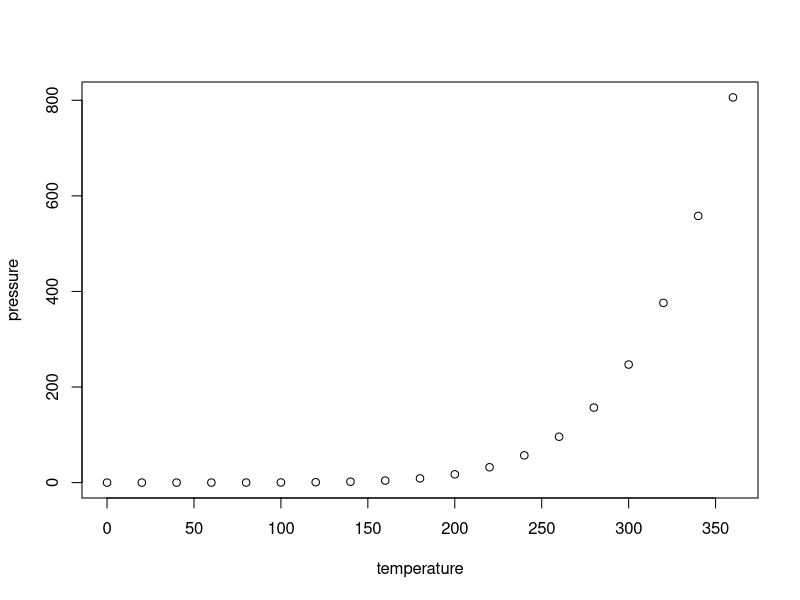
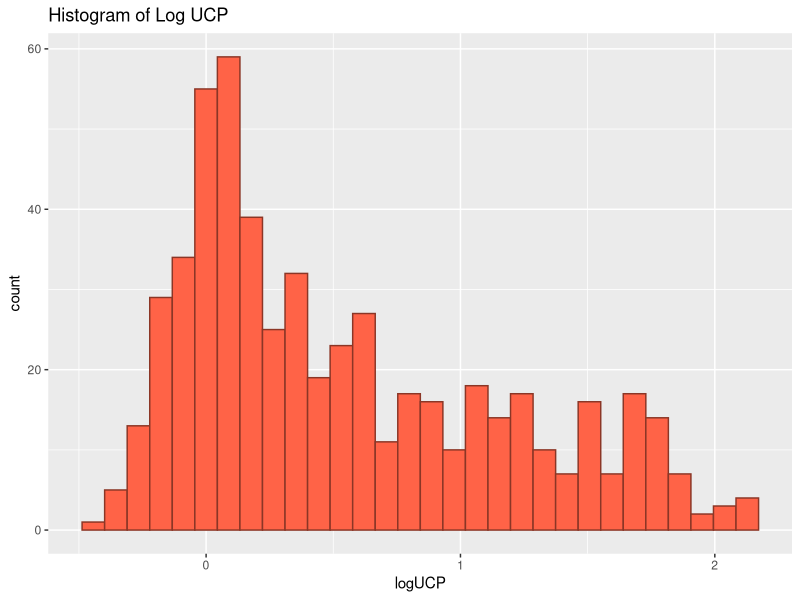
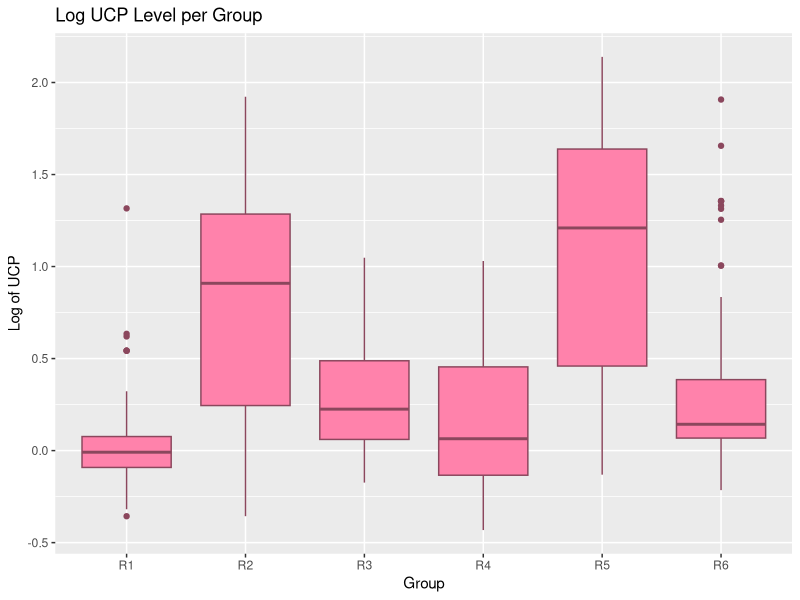
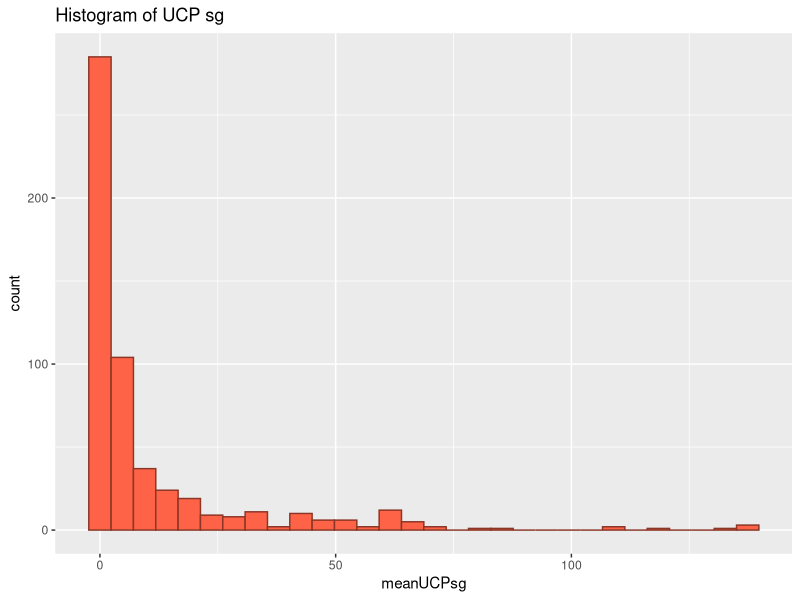
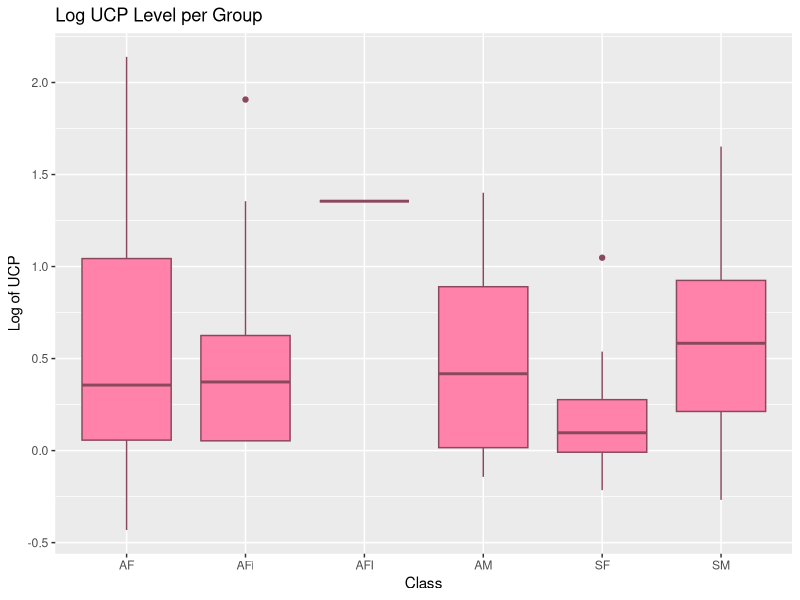
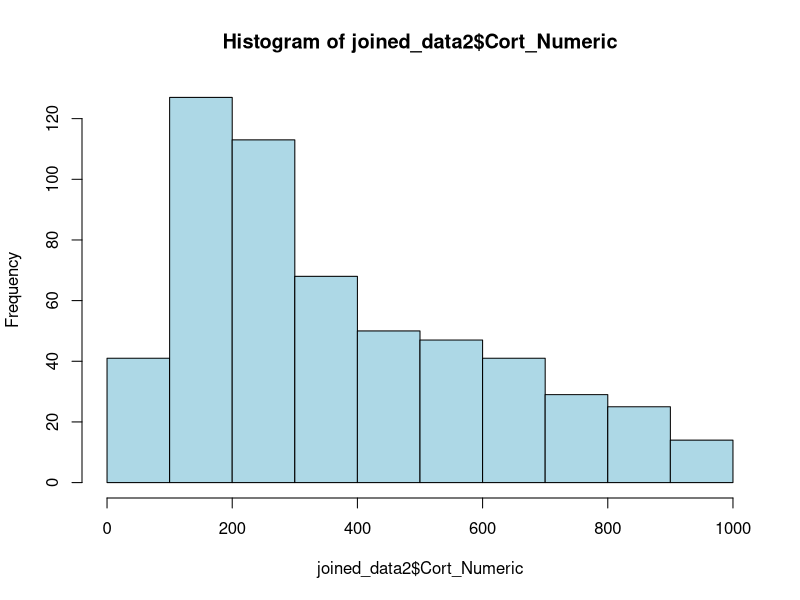
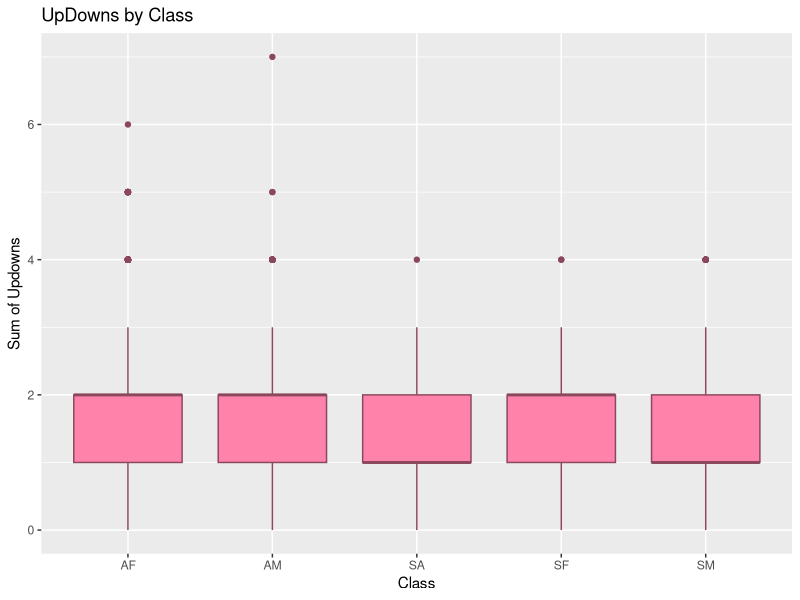
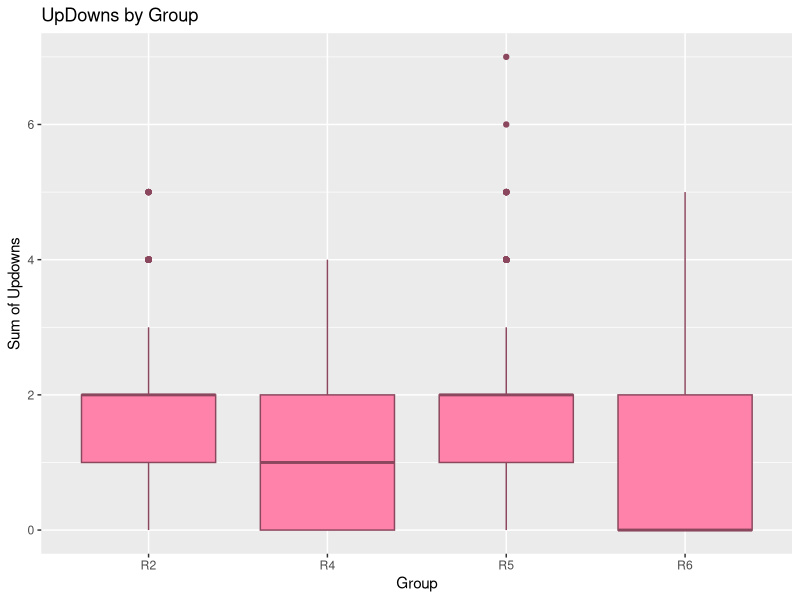

Here is the R script that generated these plots, in order: (Note: this script raises an error after producing the figures.)
## ---- chunk 1
knitr::opts_chunk$set(echo = TRUE)
## ---- chunk 2
summary(cars)
## ---- chunk 3
plot(pressure)
## ---- chunk 4
library(ggplot2)
library(car)
library(tidyverse)
library(dbplyr)
cort <- read.csv("CORT levels for RT 2012-2015.csv")
UCP <- read.csv("UCP data for RT 2012-2015.csv")
prego <- read.csv("Repro for RT 2012-2015 (1).csv")
updown <- read.csv("Personality - updown.csv")
## ---- chunk 5
calls <- read.csv("Personality-calls.csv")
UCP <- UCP %>% mutate(logUCP = log10(meanUCPsg)) 
## ---- chunk 6
joined_data <- left_join(cort, UCP)
joined_data2 <- left_join(joined_data, prego)
#cant get personality data added
## ---- chunk 7
personality_data <- left_join(calls, updown)
## ---- chunk 8

ggplot(joined_data2, aes(x=logUCP)) + 
  geom_histogram(fill = "tomato", color = "tomato4") + labs(title="Histogram of Log UCP") +
  theme_gray()

ggplot(joined_data2, aes(x=Group, y=logUCP)) + 
  geom_boxplot(fill = "palevioletred1", color="palevioletred4") + labs(title="Log UCP Level per Group",x="Group", y = "Log of UCP") +
  theme_gray()
## ---- chunk 9
ggplot(joined_data2, aes(x=meanUCPsg)) + 
  geom_histogram(fill = "tomato", color = "tomato4") + labs(title="Histogram of UCP sg") +
  theme_gray()
## ---- chunk 10
ggplot(joined_data2, aes(x=Class, y=logUCP)) + 
  geom_boxplot(fill = "palevioletred1", color="palevioletred4") + labs(title="Log UCP Level per Group",x="Class", y = "Log of UCP") +
  theme_gray()
## ---- chunk 11
Cort_DW_num <- as.numeric(joined_data2$Cort_DW)
## ---- chunk 12
joined_data2$Cort_Numeric <- c(Cort_DW_num)
hist(joined_data2$Cort_Numeric, col="lightblue")
## ---- chunk 13
ggplot(personality_data, aes(x=Class, y=UpDownSUM)) + 
  geom_boxplot(fill = "palevioletred1", color="palevioletred4") + labs(title="UpDowns by Class",x="Class", y = "Sum of Updowns") +
  theme_gray()
## ---- chunk 14
ggplot(personality_data, aes(x=Group, y=UpDownSUM)) + 
  geom_boxplot(fill = "palevioletred1", color="palevioletred4") + labs(title="UpDowns by Group",x="Group", y = "Sum of Updowns") +
  theme_gray()
## ---- chunk 15
ggplot(personality_data, aes(x=Activity.Primary, y=UpDownSUM)) + 
  geom_boxplot(fill = "palevioletred1", color="palevioletred4")  +
  theme_gray()
## ---- chunk 16
ggplot(personality_data, aes(x=Period, y=UpDownSUM)) + 
  geom_boxplot(fill = "palevioletred1", color="palevioletred4")  +
  theme_gray()
## ---- chunk 17
plot(x=joined_data2$logUCP, joined_data2$Cort_Numeric)
## ---- chunk 18
Main_Data <- select(joined_data2, Date, Group, Name, Class, meanUCPsg, logUCP, dInfant, Pregnant, Cort_Numeric)
## ---- chunk 19
SuperJoin <- full_join(x=Main_Data, y=personality_data, by=c("Date","Name"))%>%
  drop_na(Activity.Primary) %>% 
  drop_na(Cort_Numeric)
## ---- chunk 20
ggplot(SuperJoin, aes(x=Activity.Primary, y=Cort_Numeric)) + 
  geom_boxplot(fill = "palevioletred1", color="palevioletred4")  +
  theme_gray()
## ---- chunk 21
ggplot(SuperJoin, aes(x=Group.x, y=Cort_Numeric)) + 
  geom_boxplot(fill = "palevioletred1", color="palevioletred4")  +
  theme_gray()
## ---- chunk 22
ggplot(SuperJoin, aes(x=Name, y=Cort_Numeric)) + 
  geom_boxplot(fill = "palevioletred1", color="palevioletred4")  +
  theme_gray()
## ---- chunk 23
plot(x=SuperJoin$logUCP, y=SuperJoin$Cort_Numeric)
## ---- chunk 24
ggplot(SuperJoin, aes(x=Class.x, y=Cort_Numeric)) + 
  geom_boxplot(fill = "palevioletred1", color="palevioletred4")  +
  theme_gray()
## ---- chunk 25
SuperJoin[c(1,11,21,31,41,51,61,71,81,101,111,121,131,139,149,169,179,189,199,209,229,239,249,259,269,279,289,299,309,319,329,339,349,353), ]
## ---- chunk 26
updown_2 <- updown[updown$Activity.Primary != "Resting/Social", ]

## ---- chunk 27
updown_2$Name[updown_2$Name == 'JUPITER'] <- 'Jupiter'
updown_2$Name[updown_2$Name == 'KATE'] <- 'Kate'
updown_2$Name[updown_2$Name == 'MARK'] <- 'Mark'
updown_2$Name[updown_2$Name == 'MBALE'] <- 'Mbale'
updown_2$Name[updown_2$Name == 'PACIFIC'] <- 'Pacific'
updown_2$Class[updown_2$Class == 'AFI'] <- 'AFi'
## ---- chunk 28
updown_avg_follow <- 
  updown_2 %>%
  group_by(Per.Focal.Summary..Unique.Code) %>%
  summarize(mean_updown_per_follow = mean(UpDownSUM))
## ---- chunk 29
updown_updated <- full_join(x=updown_2, y=updown_avg_follow, by=c("Per.Focal.Summary..Unique.Code"))
## ---- chunk 30
updown_updated <- updown_updated %>% 
       rename("follow.avg" = "mean_updown_per_follow")
## ---- chunk 31
updown_avg_individual <- 
  updown_updated %>%
  group_by(Name) %>%
  summarize(mean_updown = mean(follow.avg))
## ---- chunk 32
#updown_final <- full_join(x=updown_updated, y=updown_avg_individual, by=c("Name"))
## ---- chunk 33
#updown_final <- updown_final %>% 
       #rename("indiv.avg" = "mean_score")
## ---- chunk 34
cort_with_updowns <- full_join(x=joined_data2, y=updown_avg_individual, by=c("Name"))
## ---- chunk 35
cort_with_updowns <- cort_with_updowns[!duplicated(cort_with_updowns), ]

## ---- chunk 36
plot(x=cort_w_updowns$mean_score, y=cort_w_updowns$Cort_Numeric)
## ---- chunk 37
ggplot(cort_w_updowns, aes(x=Group, y=mean_updown)) + geom_boxplot(fill = "palevioletred1", color="palevioletred4")  +
  theme_gray()
## ---- chunk 38
ggplot(cort_w_updowns, aes(x=Class, y=mean_updown)) + geom_boxplot(fill = "palevioletred1", color="palevioletred4")  +
  theme_gray()
## ---- chunk 39
cort_w_updowns <- cort_with_updowns[-c(692,693,694),]
## ---- chunk 40
Pregnant_Character <- as.character(cort_w_updowns$Pregnant)
cort_w_updowns$Prego_Character <- c(Pregnant_Character)
## ---- chunk 41
ggplot(cort_w_updowns, aes(x=Pregnant_Character, y=mean_updown)) + geom_boxplot(fill = "palevioletred1", color="palevioletred4")  +
  theme_gray()
## ---- chunk 42
ggplot(cort_w_updowns, aes(x=Pregnant_Character, y=Cort_Numeric)) + geom_boxplot(fill = "palevioletred1", color="palevioletred4")  +
  theme_gray()
## ---- chunk 43
ggplot(cort_w_updowns, aes(x=Pregnant_Character, y=logUCP)) + geom_boxplot(fill = "palevioletred1", color="palevioletred4")  +
  theme_gray()
## ---- chunk 44

cort_w_updowns <- cort_w_updowns %>% 
  
  mutate(Repro_Broad = case_when(Pregnant =="1" ~ "1" ,
                            dInfant == "1" ~ "2",
                             Pregnant == "0" ~ "0",
                             Pregnant == "10" ~ "1")) 
## ---- chunk 45
ggplot(joined_data2, aes(x=Group, y=Cort_Numeric)) + geom_boxplot(fill = "darkolivegreen3", color="darkolivegreen4")  +
  theme_gray()

## ---- chunk 46
#rm()
## ---- chunk 47
joined_data_2.5 <- subset(joined_data2, !is.na(Cort_Numeric))
## ---- chunk 48
cort_avg_individual <- 
  joined_data_2.5 %>%
  group_by(Name) %>%
  summarize(mean_cort = mean(Cort_Numeric))
## ---- chunk 49
joined_data3 <- full_join(x=joined_data_2.5, y=cort_avg_individual, by=c("Name"))
## ---- chunk 50
joined_data3$cort_cent <- (joined_data3$Cort_Numeric - joined_data3$mean_cort)
## ---- chunk 51
ggplot(joined_data3, aes(x=Group, y=cort_cent)) + geom_boxplot(fill = "darkolivegreen3", color="darkolivegreen4")  +
  theme_gray()
## ---- chunk 52
group2and5 <- subset(joined_data3, Group %in% c('R2','R5'))
## ---- chunk 53
group2and5 <- group2and5 %>% 
  
  mutate(Repro_Broad = case_when(Pregnant =="1" ~ "1" ,
                             dInfant == "1" ~ "2",
                            Pregnant == "0" ~ "0",
                             Pregnant == "10" ~ "1"))
## ---- chunk 54
group2and5 <- group2and5 %>% 
  
  mutate(Class2.0 = case_when(Repro_Broad =="1" ~ "AF1" ,
                             Repro_Broad == "2" ~ "AF2",
                            Repro_Broad == "0" ~ "AF0",
                             Class == "AM" ~ "AM",
                            Class == "SM" ~ "SM",
                            Class == "SF" ~ "SF"))
## ---- chunk 55
ggplot(group2and5, aes(x=Class2.0, y=cort_cent)) + geom_boxplot(fill = "darkolivegreen3", color="darkolivegreen4")  +
  theme_gray()
## ---- chunk 56
ggplot(group2and5, aes(x=Class2.0, y=Cort_Numeric)) + geom_boxplot(fill = "darkolivegreen3", color="darkolivegreen4")  +
  theme_gray()
## ---- chunk 57
library(lubridate)
## ---- chunk 58
joined_data3$Date <- as.Date(joined_data3$Date, "%m/%d/%Y")

## ---- chunk 59
ggplot(joined_data3, aes(x=Date, y=Cort_Numeric,  col=Group)) + geom_point(shape=16, size=1.75, alpha=0.6) + theme_minimal() + geom_smooth(method = loess, alpha=0.2, se=FALSE)

## ---- chunk 60
ggplot(joined_data3, aes(x=Date, y=cort_cent,  col=Group)) + geom_point(shape=16, size=1.75, alpha=0.6) + theme_minimal() + geom_smooth(method = loess, alpha=0.2, se=FALSE)
## ---- chunk 61
group2and5$Date <- as.Date(group2and5$Date, "%m/%d/%Y")

## ---- chunk 62
AFgroup2and5 <- subset(group2and5, Class2.0 %in% c('AF0','AF1', "AF2"))
## ---- chunk 63
ggplot(AFgroup2and5, aes(x=Date, y=cort_cent,  col=Class2.0)) + geom_point(shape=16, size=1.75, alpha=0.6) + theme_minimal() + geom_smooth(method = loess, alpha=0.2, se=FALSE)
## ---- chunk 64
ggplot(AFgroup2and5, aes(x=Date, y=Cort_Numeric,  col=Class2.0)) + geom_point(shape=16, size=1.75, alpha=0.6) + theme_minimal() + geom_smooth(method = loess, alpha=0.2, se=FALSE)
## ---- chunk 65
ggplot(cort_w_updowns, aes(x=Name, y=mean_updown, col=Group)) + geom_point(shape=16, size=1.75, alpha=0.6) + theme_minimal() + theme(axis.text.x = element_text(angle = 45, vjust = 1, hjust=1, size=3))
## ---- chunk 66
